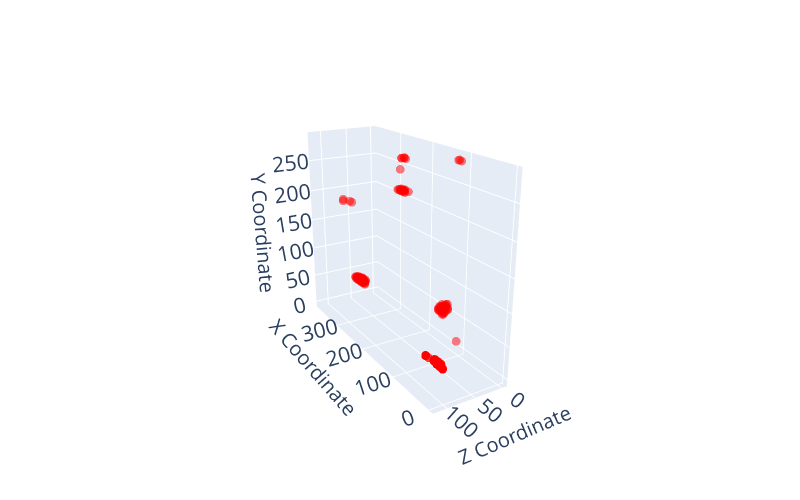

This figure's notebook cell:
### Code cell
# Compute
num_timestep = 5
calcul = True
if calcul :
    H_1 = 6
    Q_event_frames_H_1 = detect_Q_events(data_process[num_timestep:num_timestep+2], averaged_data, H_1) # one value is add because the function is waiting for a list of several values
    Q_event_1 = Q_event_frames_H_1[0][1]

# Plot
num = 2
camera_eye = dict(x=num-5, y=num-0.2, z=num-0.7)
plot_and_save_Q_events_3d(Q_event_1, 'Plots_for_the_report/Q_events/Detectin_point/q_events_plot_'+str(H_1)+'.png', camera_eye)

### Figure 1 — Plotly figure (JSON) as saved in the notebook; plotly's stock layout.template omitted (floating-point values rounded to 4 significant figures; data arrays with more than 128 entries replaced by an {"elided": "..."} marker saying what was removed)
{"data": [{"marker": {"color": "red", "opacity": 0.5, "size": 3}, "mode": "markers", "name": "Q=True", "scene": "scene", "type": "scatter3d", "x": {"elided": "219 float values"}, "y": {"elided": "219 float values"}, "z": {"elided": "219 float values"}}], "layout": {"height": 500, "legend": {"font": {"size": 20}}, "margin": {"b": 0, "l": 0, "r": 0, "t": 0}, "scene": {"aspectmode": "auto", "aspectratio": {"x": 1.531, "y": 0.5119, "z": 1.276}, "camera": {"eye": {"x": -3, "y": 1.8, "z": 1.3}}, "domain": {"x": [0, 1], "y": [0, 1]}, "xaxis": {"range": [-10, 391.5], "tickfont": {"size": 16}, "tickvals": [0, 100, 200, 300], "title": {"font": {"size": 20}, "text": "X Coordinate"}, "type": "linear"}, "yaxis": {"range": [-10, 124.3], "tickfont": {"size": 16}, "tickvals": [0, 50, 100], "title": {"font": {"size": 20}, "text": "Z Coordinate"}, "type": "linear"}, "zaxis": {"range": [-10, 295.7], "tickfont": {"size": 16}, "title": {"font": {"size": 20}, "text": "Y Coordinate"}, "type": "linear"}}, "width": 800}}
